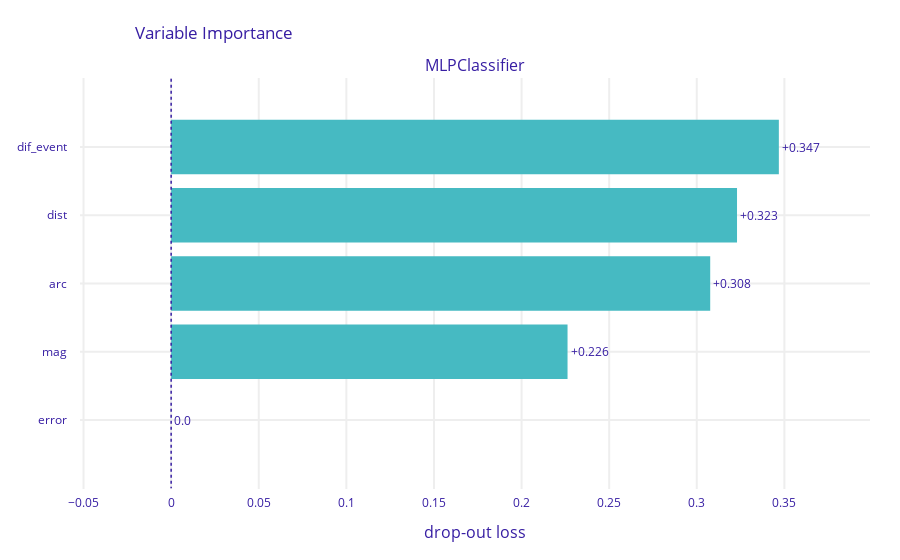

Here is the notebook cell this chart was saved with:
### Code cell
vi = exp.model_parts()
vi.result
vi.plot(max_vars=5)

### Figure 1 — Plotly figure (JSON) as saved in the notebook; plotly's stock layout.template omitted (floating-point values rounded to 4 significant figures)
{"data": [{"base": 0, "hoverinfo": "text", "hoverlabel": {"bgcolor": "rgba(0, 0, 0, 0.8)"}, "hovertext": ["Model: MLPClassifier loss after<br>variable: dif_event is permuted: 0.347<br>Drop-out loss change: +0.347", "Model: MLPClassifier loss after<br>variable: dist is permuted: 0.323<br>Drop-out loss change: +0.323", "Model: MLPClassifier loss after<br>variable: arc is permuted: 0.308<br>Drop-out loss change: +0.308", "Model: MLPClassifier loss after<br>variable: mag is permuted: 0.226<br>Drop-out loss change: +0.226", "Model: MLPClassifier loss after<br>variable: error is permuted: 0.0<br>Drop-out loss change: -0.0"], "marker": {"color": "#46bac2"}, "orientation": "h", "showlegend": false, "text": ["+0.347", "+0.323", "+0.308", "+0.226", "0.0"], "textposition": "outside", "type": "bar", "uid": "2de719af-f2c6-4926-852e-2f5dc37c2455", "x": [0.3468, 0.323, 0.3077, 0.2262, 0], "xaxis": "x", "y": ["dif_event", "dist", "arc", "mag", "error"], "yaxis": "y"}], "layout": {"annotations": [{"font": {"size": 16}, "showarrow": false, "text": "MLPClassifier", "x": 0.5, "xanchor": "center", "xref": "paper", "y": 1, "yanchor": "bottom", "yref": "paper"}, {"font": {"size": 16}, "showarrow": false, "text": "drop-out loss", "x": 0.5, "xanchor": "center", "xref": "paper", "y": 0, "yanchor": "top", "yref": "paper", "yshift": -30}], "autosize": true, "font": {"color": "#371ea3"}, "margin": {"b": 71, "r": 30, "t": 78}, "shapes": [{"line": {"color": "#371ea3", "dash": "dot", "width": 1.5}, "type": "line", "x0": 0, "x1": 0, "xref": "x", "y0": -1, "y1": 5, "yref": "y"}], "title": {"text": "Variable Importance", "x": 0.15}, "xaxis": {"anchor": "y", "automargin": true, "domain": [0, 1], "fixedrange": true, "gridwidth": 2, "range": [-0.05203, 0.3989], "tickcolor": "white", "ticklen": 3, "ticks": "outside", "type": "linear", "zeroline": false}, "yaxis": {"anchor": "x", "automargin": true, "autorange": true, "domain": [0, 1], "fixedrange": true, "gridwidth": 2, "range": [5.021, -1.021], "tickcolor": "white", "ticklen": 10, "ticks": "outside", "type": "category"}}}
